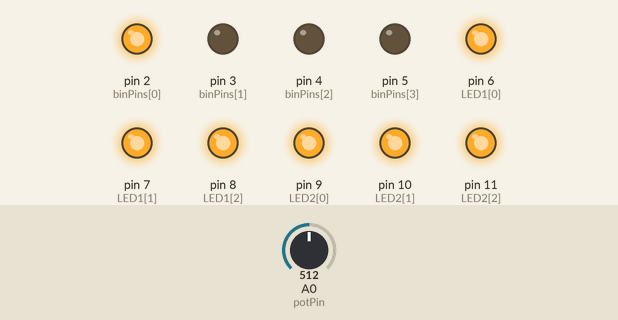
Bench run of a sketch on a simulated Arduino Uno, built with avr-gcc and run on an emulated ATmega328P. Parts: output pins drawn as LEDs (lit = HIGH). Dashed ring = blinking. Inputs (shaded band) come from the test bench; at power-on: A0 (potPin) = 512.

Above: at 2.25 s.
2.3 s: A0 (potPin) set to 306
At 5.79 s:
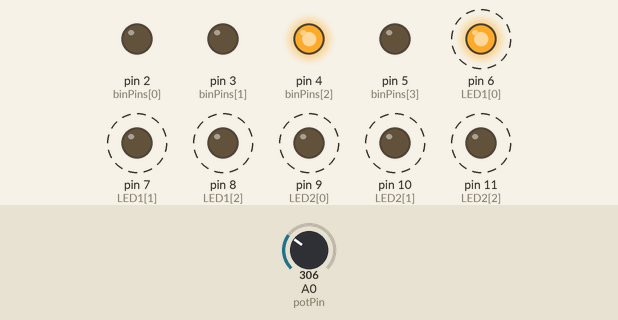
5.8 s: A0 (potPin) set to 122
9.3 s: A0 (potPin) set to 0
12.8 s: A0 (potPin) set to 511
At 16.26 s:
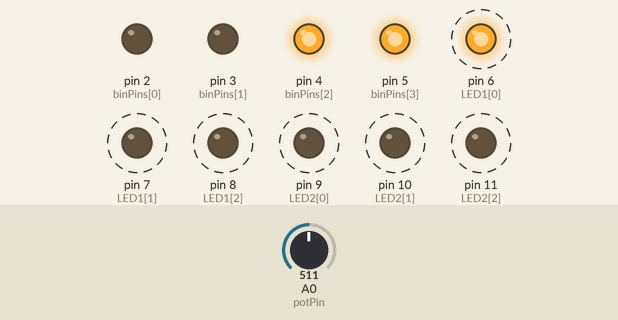
16.3 s: A0 (potPin) set to 716
At 22.96 s:
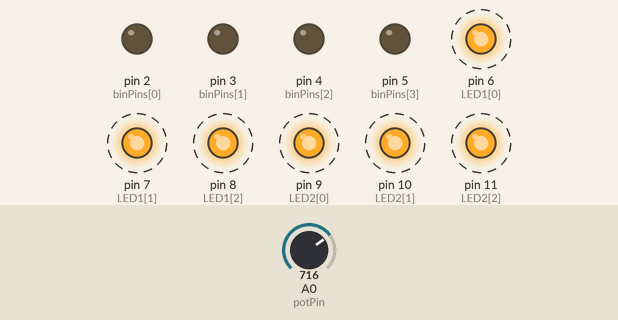
Timing chart, 0 to 27.8 s (numbered marks = the images above; inputs shaded):
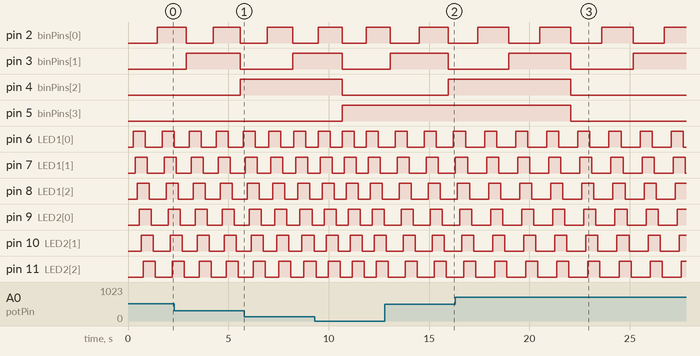

The sketch:

7447CounterWithLED.ino
```cpp
int potPin = A0;
int binPins[] = {2, 3, 4, 5}; // Digital Output Pins for Count
int LED1[] = {6, 7, 8};
int LED2[] = {9, 10, 11};

byte count; // Sets Count Variable as a Byte Count

void setup(void)
{
    Serial.begin(9600); // Begins Serial Call

  for(byte i = 0; i < 4; i++) {
    pinMode(binPins[i], OUTPUT); // Sets Pins for Binary Counter
  }
  for(byte i2 = 0; i2 < 3; i2++){
    pinMode(LED1[i2], OUTPUT); // Sets Pins for LED1
  }
  for(byte i3 = 0; i3 < 3; i3++){
    pinMode(LED2[i3], OUTPUT);
  }
  count = 0; // Resets Counter
}

void loop(void)
{

  int A5Val = analogRead(potPin); // Voltage Across Potentiometer
  float Voltage = A5Val * (5.0 / 1023.0); // Converts Read Data To Correct Voltage
  int timeDelay = Voltage * (100.0);
  dispBinary(count++);
  delay(timeDelay);

  int LEDDelay = 100;

  for(byte i = 0; i < 3; i++){
    digitalWrite(LED1[i], HIGH); delay(LEDDelay);
  }
  for(byte i2 = 0; i2 < 3; i2++){
    digitalWrite(LED2[i2], HIGH); delay(LEDDelay);
  }
  for(byte i3 = 0; i3 < 3; i3++){
    digitalWrite(LED1[i3], LOW); delay(LEDDelay);
  }
  for(byte i4 = 0; i4 < 3; i4++){
    digitalWrite(LED2[i4], LOW); delay(LEDDelay);
  }

}

void dispBinary(byte n)
{
  for (byte i = 0; i < 4; i++) {
    digitalWrite(binPins[i], n & 1); // Adds 1 to Binary Value
    n /= 2; // Insures Count never ='s 2

  }
}
```

Measured:
- after the input at 2.3 s, pin 4 (binPins[2]): LOW → HIGH after 3.3 s
- after the input at 12.8 s, pin 4 (binPins[2]): LOW → HIGH after 3.2 s instead of 2.7 s
- after the input at 16.3 s, pin 5 (binPins[3]): HIGH → LOW after 5.8 s instead of 5.5 s
- by itself, pin 2 (binPins[0]): alternates HIGH for 1.5 s and LOW for 1.5 s
- by itself, pin 6 (LED1[0]), pin 7 (LED1[1]), pin 8 (LED1[2]), pin 9 (LED2[0]), pin 10 (LED2[1]), pin 11 (LED2[2]): alternates HIGH for 0.60 s and LOW for 0.95 s
